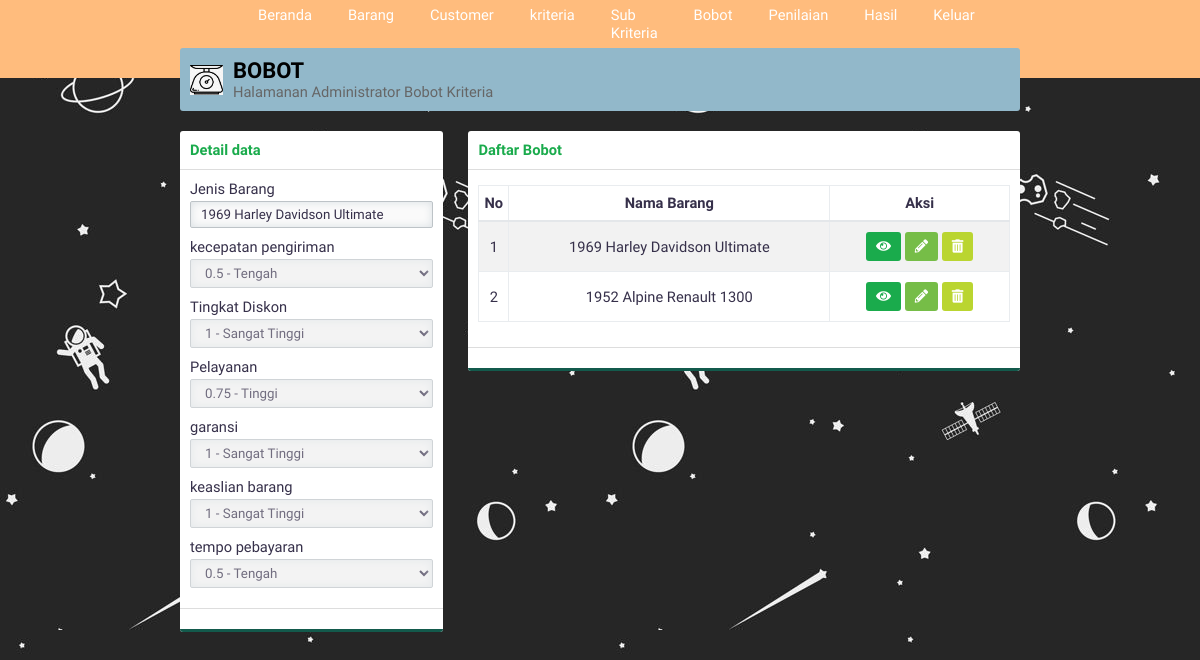
/?page=bobot&aksi=lihat&id=1 (signed in), run on the app's committed database.
### tables this page shows
CREATE TABLE IF NOT EXISTS `jenis_barang` (
`id_jenisbarang` int(3) NOT NULL,
  `namaBarang` varchar(30) NOT NULL
);

CREATE TABLE IF NOT EXISTS `bobot_kriteria` (
`id_bobotkriteria` int(3) NOT NULL,
  `id_jenisbarang` int(3) NOT NULL,
  `id_kriteria` int(3) NOT NULL,
  `bobot` float NOT NULL
);

CREATE TABLE IF NOT EXISTS `kriteria` (
`id_kriteria` int(3) NOT NULL,
  `namaKriteria` varchar(30) NOT NULL,
  `sifat` enum('Benefit','Cost') NOT NULL
);

### page/lihatbobot.php (the view, shortened to what this page needs)
<?php
$listWeight=array(
    array("nama"=>"0 - Sangat Rendah","nilai"=>0),
    array("nama"=>"0.25 - Rendah","nilai"=>0.25),
    array("nama"=>"0.5 - Tengah","nilai"=>0.5),
    array("nama"=>"0.75 - Tinggi","nilai"=>0.75),
    array("nama"=>"1 - Sangat Tinggi","nilai"=>1),
);
$id=htmlspecialchars(@$_GET['id']);
$querylihat="SELECT id_jenisbarang,bobot,id_bobotkriteria,kriteria.namaKriteria AS namaKriteria FROM bobot_kriteria INNER JOIN kriteria USING(id_kriteria) WHERE id_jenisbarang='$id'";
?>
<div class="panel-top">
    <b class="text-green">Detail data</b>
</div>
<form>
    <div class="panel-middle">
        <div class="group-input">
            <?php
            $query="SELECT namaBarang FROM jenis_barang WHERE id_jenisbarang='$id'";
            $execute=$konek->query($query);
            $data=$execute->fetch_array(MYSQLI_ASSOC);
            ?>
            <div class="group-input">
                <label for="jenisbarang">Jenis Barang</label>
                <input class="form-custom" value="<?php echo $data['namaBarang'];?>" disabled type="text" autocomplete="off" required name="jenisbarang" id="jenisbarang" placeholder="jenisbarang">
            </div>
        </div>
        <?php
        $execute2=$konek->query($querylihat);
        while($data=$execute2->fetch_array(MYSQLI_ASSOC)){
            echo "<div class=\"group-input\">
                    <label for=\"$data[namaKriteria]\">$data[namaKriteria]</label>
                    <input type='hidden' value=\"$data[id_bobotkriteria]\" name=\"id[]\">
                    <select class=\"form-custom\" disabled required name=\"bobot[]\" id=\"$data[namaKriteria]\">";
                foreach ($listWeight as $key) {
                    if ($key['nilai']==$data['bobot']) {
                        $selected="selected";
                    }else{
                        $selected=null;
                    }
                    echo "<option $selected value=\"$key[nilai]\">$key[nama]</option>";
                }
            echo "</select>
            </div>
                ";
        }
        ?>
    </div>
    <div class="panel-bottom">
    </div>
</form>

### asset/css/style.css (style rules this page uses)
* { padding: 0; margin: 0; font-family: 'Work Sans', sans-serif; color: #36304A; font-weight: 500; letter-spacing: normal; }
b, h1, h2, h3, h4, h5 { padding: 0; font-weight: 600 !important; margin: 0.83em 0em; }
.text-green { color: #1aab4c !important; }
input, select { border: none; width: 100%; }
.form-custom { padding: 5px 10px; border: solid 1px #BDC3C7; -webkit-border-radius: 2px; -moz-border-radius: 2px; border-radius: 2px; box-sizing: border-box; box-shadow: inset 0 0 8px #d9dfe3; margin: 3px 0 10px 0; }
.panel-top { padding: 10px; box-sizing: padding-box; border-bottom: solid 1px #dddddd; }
.panel-middle { padding: 10px; box-sizing: padding-box; }
.panel-bottom { padding: 10px; border-bottom: solid 3px #135a4c; border-top: solid 1px #dddddd; }
body { background-color: #ECF0F1; display: flex; width: 100vw; height: 100vh; align-items: center; flex-direction: column; overflow-x: hidden; font-size: 11pt; }

### data on the page
jenis_barang: jenisbarang "1969 Harley Davidson Ultimate"
bobot_kriteria: id_kriteria.namaKriteria "kecepatan pengiriman", id_kriteria.namaKriteria "0.5 - Tengah"
bobot_kriteria: id_kriteria.namaKriteria "Tingkat Diskon", id_kriteria.namaKriteria "1 - Sangat Tinggi"
bobot_kriteria: id_kriteria.namaKriteria "Pelayanan", id_kriteria.namaKriteria "0.75 - Tinggi"
bobot_kriteria: id_kriteria.namaKriteria "garansi", id_kriteria.namaKriteria "1 - Sangat Tinggi"
bobot_kriteria: id_kriteria.namaKriteria "keaslian barang", id_kriteria.namaKriteria "1 - Sangat Tinggi"
bobot_kriteria: id_kriteria.namaKriteria "tempo pebayaran", id_kriteria.namaKriteria "0.5 - Tengah"

### other printed values
$data[namaBarang] "1969 Harley Davidson Ultimate"
$data[namaBarang] "1952 Alpine Renault 1300"
